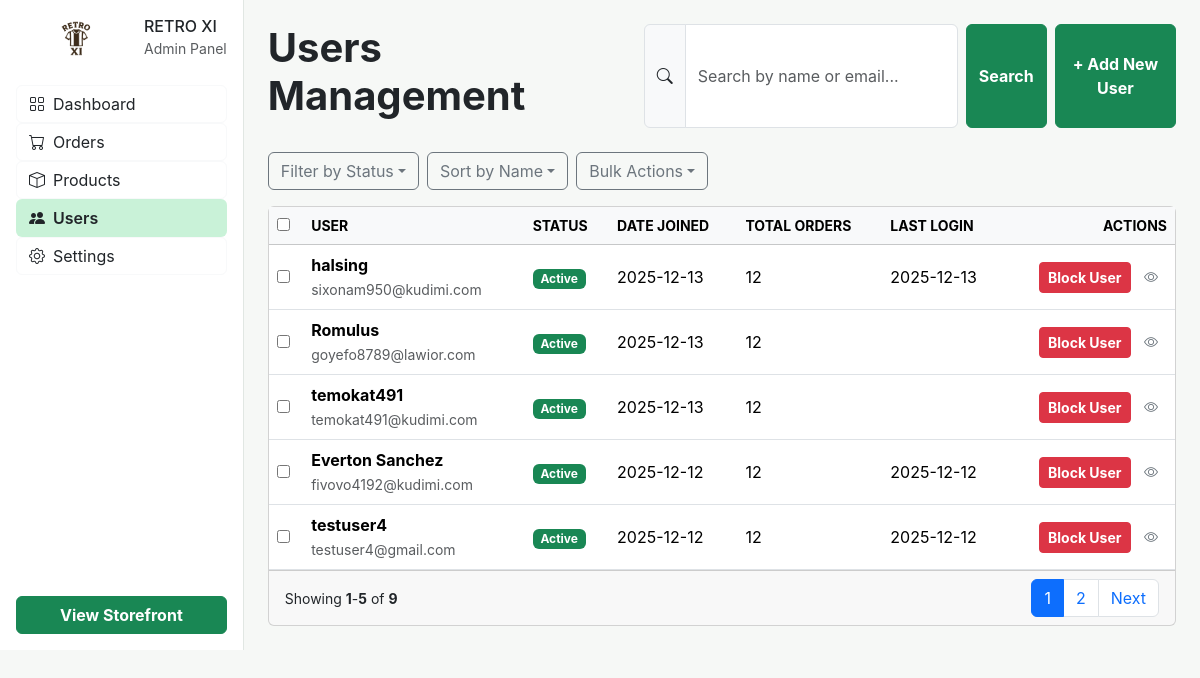
Before: /secret-admin-panel-1729/users/ (signed in) with the older database file.
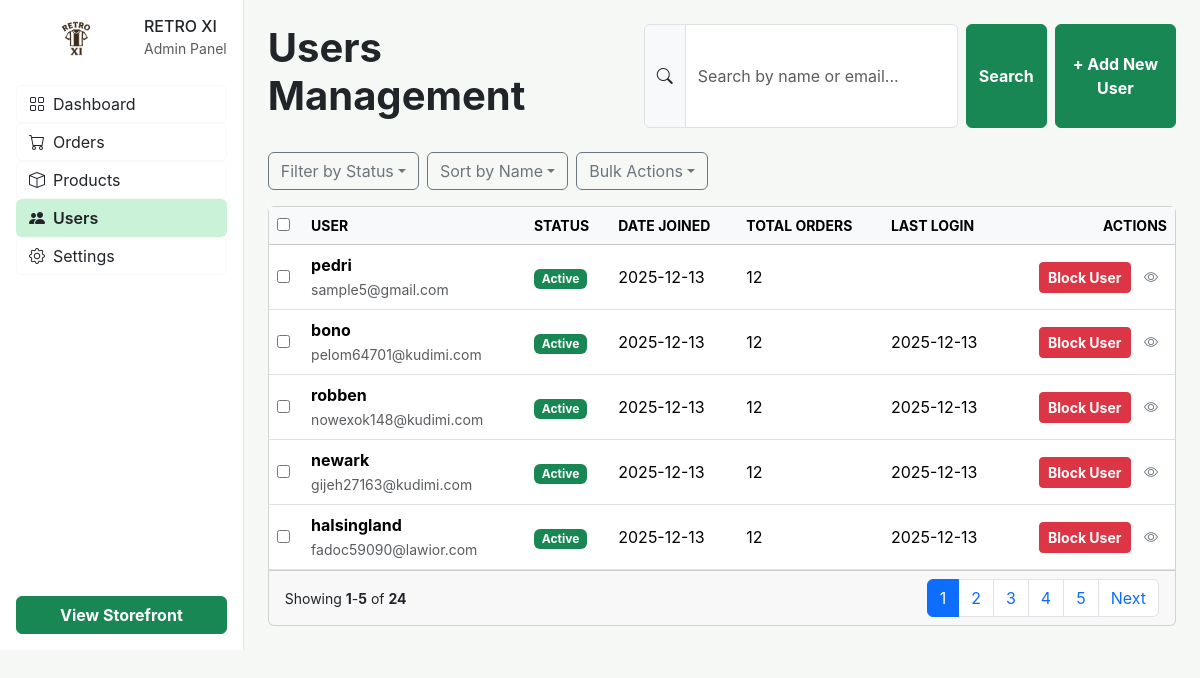
After: the same page with the newer database file.
### user/models.py (models this page shows)
class Customer(AbstractUser):
    email=models.EmailField(unique=True)
    is_blocked=models.BooleanField(default=False)

### adminpanel/views.py (the view)
# urls.py: path('users/',user_list,name='user_list'),
@login_required(login_url='my_login')
@never_cache
def user_list(request):
    if not request.user.is_superuser:
        return redirect('my_login')
    search_query=request.GET.get('search','')
    users=Customer.objects.filter(is_superuser=False).order_by('-id')
    if search_query:
        users=users.filter(Q(email__icontains=search_query)|Q(first_name__icontains=search_query))
    paginator=Paginator(users,5)
    page=request.GET.get('page')
    users_page=paginator.get_page(page)
    return render(request,'admin/user_list.html',{'users':users_page,'search_query':search_query})

### templates/admin/user_list.html (shortened to what this page needs)
{%load static%}
<!DOCTYPE html>
<html lang="en" class="light">
<head>
<link href="https://cdn.jsdelivr.net/npm/bootstrap@5.3.2/dist/css/bootstrap.min.css" rel="stylesheet">
<link href="https://cdn.jsdelivr.net/npm/bootstrap-icons@1.11.1/font/bootstrap-icons.css" rel="stylesheet">
</head>
<body class="text-dark">
<div class="d-flex h-100">
<aside class="bg-white d-flex flex-column justify-content-between p-3">
    <div>
        <div class="d-flex align-items-center gap-2 mb-4">
            <img
  src="{% static 'images/retroxi.png' %}"
  width="45px"
  height="45px"
  alt="Retroxi"
  style="display: block; margin: 0 auto;"
>
            <div>
                <h6 class="mb-0">RETRO XI</h6>
                <small class="text-muted">Admin Panel</small>
            </div>
        </div>
        <ul class="list-unstyled">
            <li><a href="#" class="d-flex align-items-center gap-2 btn btn-outline-light w-100 text-dark"><i class="bi bi-grid"></i> Dashboard</a></li>
            <li><a href="#" class="d-flex align-items-center gap-2 btn btn-outline-light w-100 text-dark"><i class="bi bi-cart"></i> Orders</a></li>
            <li><a href="#" class="d-flex align-items-center gap-2 btn btn-outline-light w-100 text-dark"><i class="bi bi-box"></i> Products</a></li>
            <li><a href="#" class="d-flex align-items-center gap-2 btn sidebar-active w-100 text-dark"><i class="bi bi-people-fill"></i> Users</a></li>
            <li><a href="#" class="d-flex align-items-center gap-2 btn btn-outline-light w-100 text-dark"><i class="bi bi-gear"></i> Settings</a></li>
        </ul>
    </div>
    <button class="btn btn-success w-100 fw-bold">View Storefront</button>
</aside>
<main class="p-4 flex-grow-1 overflow-auto">
    <div class="d-flex flex-column flex-md-row justify-content-between mb-4 gap-3">
        <h1 class="fw-bolder">Users Management</h1>
        <div class="d-flex gap-2">
            <form method="get" class="d-flex gap-2 w-100">
            <div class="input-group w-100">
                <span class="input-group-text"><i class="bi bi-search"></i></span>
                <input class="form-control" type="text" placeholder="Search by name or email..." name="search" value="{{search_query}}">
            </div>
            <button class="btn btn-success fw-bold" type="submit">Search</button>
            </form>
            <button class="btn btn-success fw-bold">+ Add New User</button>
        </div>
    </div>
    <div class="d-flex gap-2 flex-wrap mb-3">
        <button class="btn btn-outline-secondary dropdown-toggle">Filter by Status</button>
        <button class="btn btn-outline-secondary dropdown-toggle">Sort by Name</button>
        <button class="btn btn-outline-secondary dropdown-toggle">Bulk Actions</button>
    </div>
    <div class="card">
        <div class="table-responsive">
            <table class="table align-middle table-hover mb-0">
                <thead class="table-light text-uppercase small">
                    <tr>
                        <th><input type="checkbox" /></th>
                        <th>User</th>
                        <th>Status</th>
                        <th>Date Joined</th>
                        <th>Total Orders</th>
                        <th>Last Login</th>
                        <th class="text-end">Actions</th>
                    </tr>
                </thead>
                <tbody>
                    {%for user in users%}
                    <tr>
                        <td><input type="checkbox" /></td>
                        <td>
                            <strong>{{user.first_name|default:'N/A'}}</strong><br>
                            <small class="text-muted">{{user.email}}</small>
                        </td>
                        <td>
                            {%if user.is_active%}
                            <span class="badge bg-success">Active</span>
                            {%else%}
                            <span class="badge bg-secondary">Inactive</span>
                            {%endif%}
                        </td>
                        <td>{{user.date_joined|date:'Y-m-d'}}</td>
                        <td>12</td>
                        <td>{{user.last_login|date:'Y-m-d'}}</td>
                        <td class="text-end">
                            {%if user.is_blocked%}
                            <button onclick="unblockUser({{user.id}})" class="btn btn-sm btn-success fw-bold">
                                Unblock User
                            </button>
                            {%else%}
                            <button onclick="blockUser({{user.id}})" class="btn btn-sm btn-danger fw-bold">
                                Block User
                            </button>
                            {%endif%}
                            <button class="btn btn-sm text-secondary">
        <i class="bi bi-eye"></i>
    </button>
                        </td>
                    </tr>
                    {%empty%}
                    <tr>
                        <td class="text-center text-muted py-3" colspan="7">
                            NO USERS FOUND
                        </td>
                    </tr>
                    {%endfor%}
                </tbody>
            </table>
        </div>
        <div class="card-footer d-flex justify-content-between align-items-center">
            <span class="small">Showing <strong>{{users.start_index}}</strong>-<strong>{{users.end_index}}</strong> of <strong>{{users.paginator.count}}</strong></span>
            <nav>
                <ul class="pagination mb-0">
                    {%for num in users.paginator.page_range%}
                        {%if users.number == num%}
                            <li class="page-item active">
                                <span class="page-link">{{num}}</span>
                            </li>
                        {%else%}
                            <li class="page-item">
                                <a class="page-link" href="?page={{num}}&search={{search_query}}">
                                    {{num}}
                                </a>
                            </li>
                        {%endif%}
                    {%endfor%}
                    {%if users.has_next%}
                    <li class="page-item"><a class="page-link" href="?page={{users.next_page_number}}&search={{search_query}}">Next</a></li>
                    {%endif%}
                </ul>
            </nav>
        </div>
    </div>
</main>
</div>
</body>
</html>

### templates/admin/user_list.html (style rules this page uses)
body { font-family: 'Inter', sans-serif; background-color: #f6f8f6; }
aside { width: 256px; border-right: 1px solid #e1e7e3; }
.sidebar-active { background-color: #52d6814f !important; font-weight: 600; }

Changed rows visible on the page:
no longer on this page (row unchanged): Customer: first_name "halsing", email "sixonam950@kudimi.com", is_active "Active", date_joined "2025-12-13", last_login "2025-12-13"
no longer on this page (row unchanged): Customer: first_name "Romulus", email "goyefo8789@lawior.com", is_active "Active", date_joined "2025-12-13"
no longer on this page (row unchanged): Customer: first_name "temokat491", email "temokat491@kudimi.com", is_active "Active", date_joined "2025-12-13"
no longer on this page (row unchanged): Customer: first_name "Everton Sanchez", email "fivovo4192@kudimi.com", is_active "Active", date_joined "2025-12-12", last_login "2025-12-12"
no longer on this page (row unchanged): Customer: first_name "testuser4", email "testuser4@gmail.com", is_active "Active", date_joined "2025-12-12", last_login "2025-12-12"
added Customer: first_name "pedri", email "sample5@gmail.com", is_active "Active", date_joined "2025-12-13"
added Customer: first_name "bono", email "pelom64701@kudimi.com", is_active "Active", date_joined "2025-12-13", last_login "2025-12-13"
added Customer: first_name "robben", email "nowexok148@kudimi.com", is_active "Active", date_joined "2025-12-13", last_login "2025-12-13"
added Customer: first_name "newark", email "gijeh27163@kudimi.com", is_active "Active", date_joined "2025-12-13", last_login "2025-12-13"
added Customer: first_name "halsingland", email "fadoc59090@lawior.com", is_active "Active", date_joined "2025-12-13", last_login "2025-12-13"
Other visible differences:
{{ users.paginator.count }}: "9" → "24"
new list line: "3"
new list line: "4"
new list line: "5"
